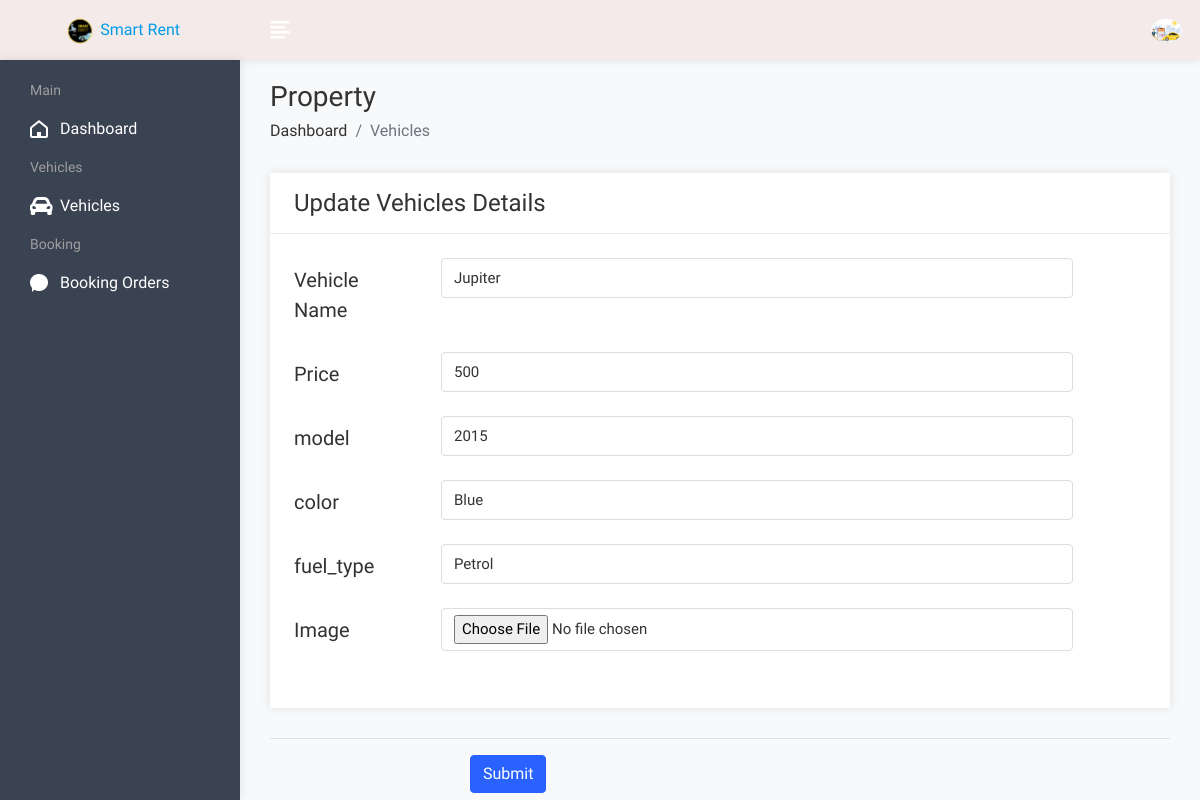
The app's page /renter/vehicleedit.php?id=26 (signed in) with its own data.
### tables this page shows
CREATE TABLE `vehicles` (
  `vid` int(100) NOT NULL,
  `rid` int(100) NOT NULL,
  `name` varchar(30) NOT NULL,
  `price` varchar(30) NOT NULL,
  `model` varchar(20) NOT NULL,
  `color` varchar(20) NOT NULL,
  `fuel_type` varchar(10) NOT NULL,
  `img` varchar(100) NOT NULL,
  `status` int(11) NOT NULL
);

### renter/vehicleedit.php (the view, shortened to what this page needs)
<!DOCTYPE html>
<html lang="en">
<head>
        <link rel="stylesheet" href="assets/css/bootstrap.min.css">
        <link rel="stylesheet" href="assets/css/font-awesome.min.css">
        <link rel="stylesheet" href="assets/css/feathericon.min.css">
        <link rel="stylesheet" href="assets/css/style.css">
    </head>
    <body>
			<?php include("header.php"); ?>
            <div class="page-wrapper">
                <div class="content container-fluid">
					<div class="page-header">
						<div class="row">
							<div class="col">
								<h3 class="page-title">Property</h3>
								<ul class="breadcrumb">
									<li class="breadcrumb-item"><a href="dashboard.php">Dashboard</a></li>
									<li class="breadcrumb-item active">Vehicles</li>
								</ul>
							</div>
						</div>
					</div>
					<div class="row">
						<div class="col-md-12">
							<div class="card">
								<div class="card-header">
									<h4 class="card-title">Update Vehicles Details</h4>
								</div>
								<form method="post" enctype="multipart/form-data">
								<?php
									$rid=$_REQUEST['id'];
									$query=mysqli_query($con,"select * from vehicles where vid='$rid'");
									while($row=mysqli_fetch_row($query))
									{
								?>
								<div class="card-body">
									<h5 class="card-title"Vehicles Detail</h5>
										<div class="row">
											<div class="col-xl-12">
												<div class="form-group row">
													<label class="col-lg-2 col-form-label">Vehicle Name</label>
													<div class="col-lg-9">
														<input type="text" class="form-control" name="name" required value="<?php echo $row['2']; ?>">
													</div>
												</div>
												<div class="form-group row">
													<label class="col-lg-2 col-form-label">Price</label>
													<div class="col-lg-9">
														<input type="text" class="form-control" name="price" required placeholder="Enter Price" value="<?php echo $row['3']; ?>">
													</div>
												</div>
                                                <div class="form-group row">
													<label class="col-lg-2 col-form-label">model</label>
													<div class="col-lg-9">
														<input type="text" class="form-control" name="model" required placeholder="Enter Model" value="<?php echo $row['4']; ?>">
													</div>
												</div>
                                                <div class="form-group row">
													<label class="col-lg-2 col-form-label">color</label>
													<div class="col-lg-9">
														<input type="text" class="form-control" name="color" required placeholder="Enter Color" value="<?php echo $row['5']; ?>">
													</div>
												</div>
                                                <div class="form-group row">
													<label class="col-lg-2 col-form-label">fuel_type</label>
													<div class="col-lg-9">
														<input type="text" class="form-control" name="fuel_type" required placeholder="Enter Fuel Type" value="<?php echo $row['6']; ?>">
													</div>
												</div>
                                                <div class="form-group row">
													<label class="col-lg-2 col-form-label">Image</label>
													<div class="col-lg-9">
														<input type="file" class="form-control" name="aimage" required placeholder="Enter Fuel Type" value="<?php echo $row['7']; ?>">
													</div>
												</div>
											</div>
										</div>
											</div>
										</div>
										<hr>
											<input type="submit" value="Submit" class="btn btn-primary"name="add" style="margin-left:200px;">
									</div>
								<?php
									}
								?>
							</div>
						</div>
					</div>
    </body>
</html>

### records on screen
vehicles: name "Jupiter", price "500", model "2015", color "Blue", fuel_type "Petrol"
